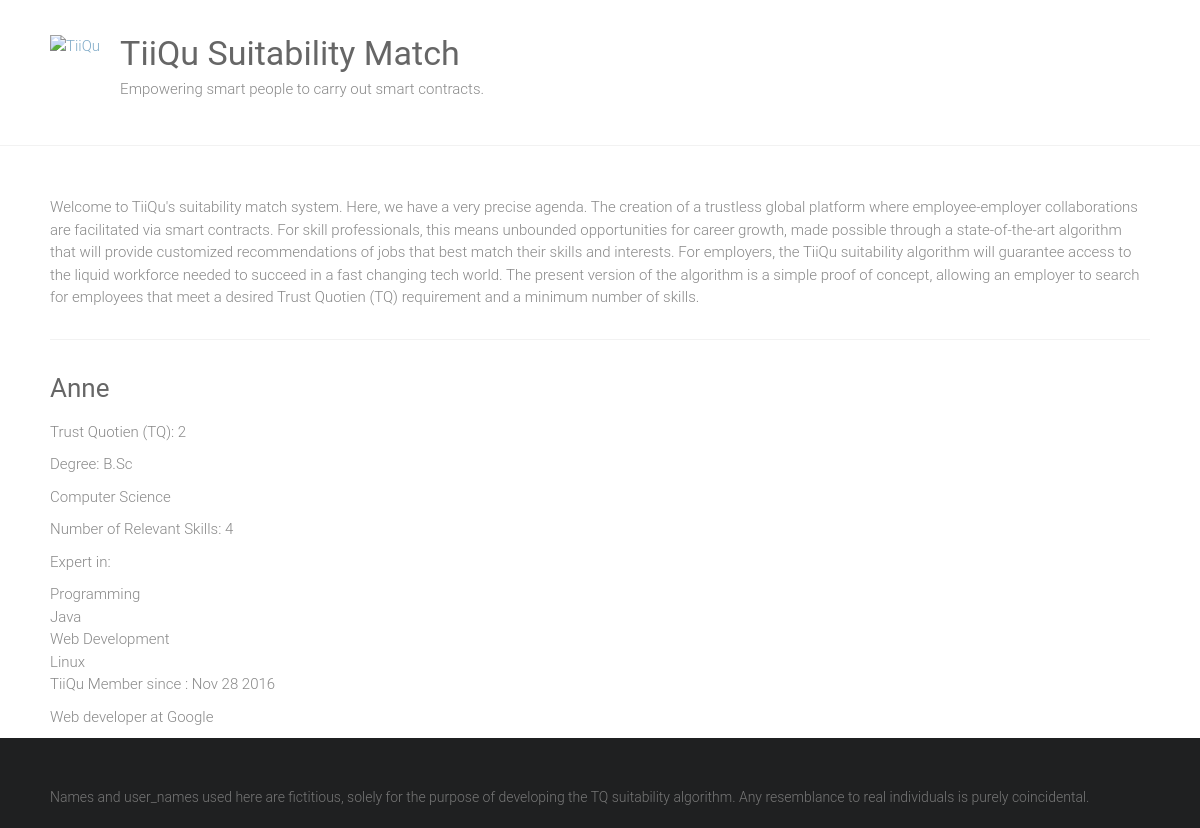
The page /Expert/1/ on the database its author committed.
### Expert/models.py (models this page shows, shortened)
class Expert(models.Model):
	GENDER_CHOICES = [('M', 'Male'), ('F', 'Female')]
	name = models.CharField(
		max_length=30,
		blank=True)
	user_name = models.CharField(
		max_length=30,
		null=False, blank=False)
	gender = models.CharField(
		choices=GENDER_CHOICES,
		max_length=1,
		blank=True)
	degree = models.CharField(
		max_length=30,
		null=False, blank=True)
	degree_subject = models.CharField(
		max_length=30,
		null=False, blank=True)
	current_role = models.CharField(
		max_length=30,
		blank=True)
	years_experience = models.IntegerField(
		blank=True, null=True)
	tq_value = models.FloatField(
		null=True)
	tq_score = models.FloatField(default=0,
		null=True)
	description = models.TextField(
		blank=True)
	membership_date	= models.DateTimeField(
		null=True, blank=True)
	skills = models.ManyToManyField('Skills',
		blank=True)
	num_skills = models.IntegerField(default=0)

class Skills(models.Model):
	skill_name = models.CharField(max_length=50)

### Expert/views.py (the view)
# urls.py: url(r'^Expert/(\d+)/', views.expert_detail, name='expert_detail'),
def expert_detail(request,id):
	try:
		expert = Expert.objects.get(id=id)
	except Expert.DoesNotExist:
		raise Http404('Expert not found')
	return render(request, 'expert_detail.html', {'expert': expert})

### Expert/templates/expert_detail.html
{% extends "base.html" %}
{% block content %}
<div>
    <h3>{{ expert.name|capfirst }}</h3>
    <p>Trust Quotien (TQ): {{ expert.tq_value }}</p>
    {% if expert.degree %}
	<p>Degree: {{ expert.degree }}</p>
    {% endif %}
    {% if expert.degree_subject %}
	<p>{{ expert.degree_subject }}</p>
    {% endif %}
    {% if expert.num_skills %}
        <p>Number of Relevant Skills: {{ expert.num_skills }}</p>
    {% endif %}
    {% if expert.skills.all %}
	<p>Expert in:</p>
	<ul>
	    {% for skill in expert.skills.all %}
	    	<li>{{ skill.skill_name }}</li>
	    {% endfor %}
	</ul>
    {% endif %}
    <p>TiiQu Member since : {{ expert.membership_date|date:"M d Y" }}</p>
    <p>{{ expert.description }}</p>
</div>
{% endblock %}

### Expert/templates/base.html (shortened to what this page needs)
{% load static %}
<html lang="en-US">
    <head>
        <link rel="stylesheet" id="ample-style-css" href="{% static 'style.css' %}" type="text/css" media="all">
    </head>
    <body class="wide">
        <div id="page" class="hfeed site">
            <header>
                <div class="header">
                    <div class="main-head-wrap inner-wrap clearfix">
                        <div id="header-logo-image">
                            <a href="/">
				<img src="https://tiiqu.com/wp-content/uploads/2018/03/tq_logo.png" alt="TiiQu">
                            </a>
                        </div>
                        <div id="header-text" class="">
                            <h1 id="site-title">
                                <a href="/" title="TiiQu Suitability" rel="home">TiiQu Suitability Match</a>
                            </h1>
                            <p>Empowering smart people to carry out smart contracts.</p>
                        </div>
                    </div>
                </div>
            </header>
            <div class="main-wrapper">
                <div class="single-page clearfix">
                    <div class="inner-wrap">
                        <p>Welcome to TiiQu's suitability match system. Here, we have a very precise agenda. The creation of a trustless global platform where employee-employer collaborations are facilitated via smart contracts. For skill professionals, this means unbounded opportunities for career growth, made possible through a state-of-the-art algorithm that will provide customized recommendations of jobs that best match their skills and interests. For employers, the TiiQu suitability algorithm will guarantee access to the liquid workforce needed to succeed in a fast changing tech world. The present version of the algorithm is a simple proof of concept, allowing an employer to search for employees that meet a desired Trust Quotien (TQ) requirement and a minimum number of skills.
			</p>
                        <hr>
                        <div>
                        {% block content %}
			{% endblock %}
                        </div>
                    </div>
                </div>
            </div>
            <footer id="colophon">
                <div class="inner-wrap">
                    Names and user_names used here are fictitious, solely for the purpose of developing the TQ suitability algorithm. Any resemblance to real individuals is purely coincidental.
                </div>
            </footer>
        </div>
    </body>
</html>

### static/style.css (style rules this page uses)
html, body, div, span, applet, object, iframe, h1, h2, h3, h4, h5, h6, p, blockquote, pre, a, abbr, acronym, address, big, cite, code, del, dfn, em, font, ins, kbd, q, s, samp, small, strike, strong, sub, sup, tt, var, dl, dt, dd, ol, ul, li, fieldset, form, label, legend, table, caption, tbody, tfoot, thead, tr, th, td { border: 0; font: inherit; font-size: 100%; font-style: inherit; font-weight: inherit; margin: 0; outline: 0; padding: 0; vertical-align: baseline; }
html { overflow-y: scroll; -webkit-text-size-adjust: 100%; -ms-text-size-adjust: 100%; }
article, aside, details, figcaption, figure, footer, header, main, nav, section { display: block; }
h1, h2, h3, h4, h5, h6 { color: #666666; line-height: 1.4; padding-bottom: 15px; font-weight: normal; }
h1 { font-size: 30px; }
h3 { font-size: 26px; }
body, button, input, select, textarea { color: #888888; font-size: 15px; line-height: 1.5; font-family: 'Roboto', sans-serif; font-weight: 300; }
p { color: #888888; font-size: 15px; line-height: 1.5; margin-bottom: 15px; font-weight: 300; }
ul, ol { list-style: none; }
body { background: #f2f2f2; }
hr { border-color: #f2f2f2; border-style: solid none none; border-width: 1px 0 0; height: 0; margin: 30px 0; }
a { color: #80abc8; text-decoration: none; -webkit-transition: 0.25s ease-in-out; -moz-transition: 0.25s ease-in-out; transition: 0.25s ease-in-out; -ms-transition: 0.25s ease-in-out; -o-transition: 0.25s ease-in-out; }
img { max-width: 100%; height: auto; vertical-align: top; margin-bottom: 18px; }
a img { border: 0; }
.clearfix:after { visibility: hidden; display: block; font-size: 0; content: " "; clear: both; height: 0; }
.clearfix { display: inline-block; }
.clearfix { display: block; }
body { padding-top: 30px; padding-bottom: 30px; }
body.wide { padding-top: 0; padding-bottom: 0; }
#page { background-color: #ffffff; margin: 0 auto; max-width: 1180px; box-shadow: 0 1px 2px 0 rgba(0, 0, 0, 0.1); }
.wide #page { max-width: 100%; }
.inner-wrap { max-width: 1100px; margin: 0 auto; }
.main-head-wrap { padding: 30px 0; }
.header { border-bottom: 1px solid #f2f2f2; }
#header-logo-image { float: left; padding: 5px 20px 5px 0; max-width: 100%; }
#header-logo-image img { margin-bottom: 0px; max-height: 60px; height: auto; width: auto; }
#header-text { float: left; padding-right: 20px; }
#site-title { padding-bottom: 0; }
#site-title a { color: #666666; font-size: 34px; }
.single-page { margin-top: 50px; }
.single-page p { margin-bottom: 10px; }
#colophon { font-size: 14px; clear: both; color: #777; background-color: #1f2021; overflow: hidden; padding: 50px 0 20px; }
#colophon, #colophon p { font-size: 14px; line-height: 1.4; }

### rows shown on the page
Expert: name "Anne", tq_value "2", degree "B.Sc", degree_subject "Computer Science", num_skills "4", membership_date "Nov 28 2016", description "Web developer at Google"
Skills: skill_name "Programming"
Skills: skill_name "Java"
Skills: skill_name "Web Development"
Skills: skill_name "Linux"
